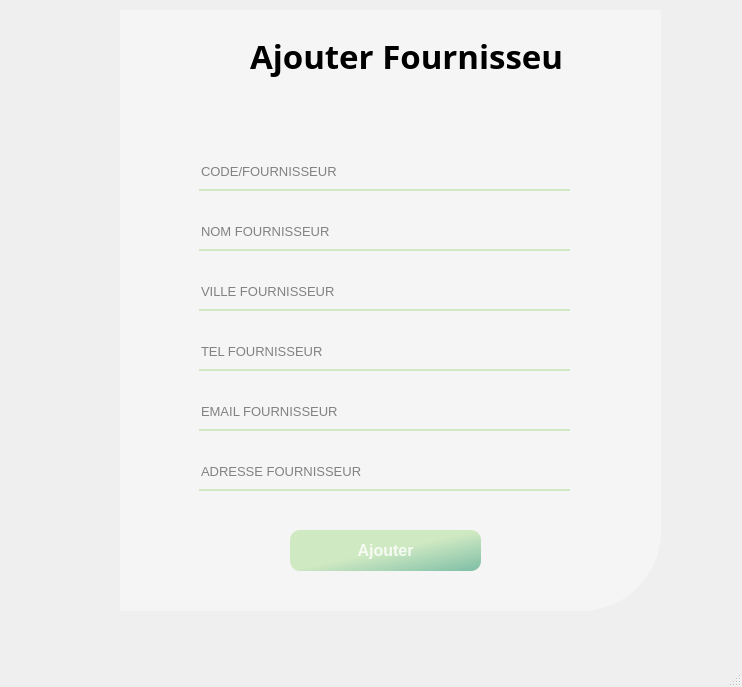
<?xml version="1.0" encoding="UTF-8"?>
<ui version="4.0">
 <class>MainWindow</class>
 <widget class="QMainWindow" name="MainWindow">
  <property name="geometry">
   <rect>
    <x>0</x>
    <y>0</y>
    <width>742</width>
    <height>687</height>
   </rect>
  </property>
  <property name="windowTitle">
   <string>MainWindow</string>
  </property>
  <widget class="QWidget" name="centralwidget">
   <widget class="QWidget" name="widget_2" native="true">
    <property name="geometry">
     <rect>
      <x>120</x>
      <y>10</y>
      <width>541</width>
      <height>601</height>
     </rect>
    </property>
    <property name="styleSheet">
     <string notr="true">background-color: rgb(245, 245, 245);
border-bottom-right-radius: 80px;</string>
    </property>
    <widget class="QLineEdit" name="lineEdit_2">
     <property name="geometry">
      <rect>
       <x>79</x>
       <y>150</y>
       <width>371</width>
       <height>31</height>
      </rect>
     </property>
     <property name="font">
      <font>
       <pointsize>10</pointsize>
      </font>
     </property>
     <property name="styleSheet">
      <string notr="true">background-color: rgb(245, 245, 245);
border:none;
border-bottom:1.5px solid #CFE9C2;
color:rgba(0,0,0,240);
padding-bottom:7px;</string>
     </property>
     <property name="text">
      <string/>
     </property>
     <property name="placeholderText">
      <string>CODE/FOURNISSEUR</string>
     </property>
    </widget>
    <widget class="QLineEdit" name="lineEdit_3">
     <property name="geometry">
      <rect>
       <x>79</x>
       <y>210</y>
       <width>371</width>
       <height>31</height>
      </rect>
     </property>
     <property name="font">
      <font>
       <pointsize>10</pointsize>
      </font>
     </property>
     <property name="styleSheet">
      <string notr="true">background-color: rgb(245, 245, 245);
border:none;
border-bottom:1.5px solid #CFE9C2;
color:rgba(0,0,0,240);
padding-bottom:7px;</string>
     </property>
     <property name="text">
      <string/>
     </property>
     <property name="echoMode">
      <enum>QLineEdit::Normal</enum>
     </property>
     <property name="placeholderText">
      <string>NOM FOURNISSEUR</string>
     </property>
    </widget>
    <widget class="QPushButton" name="pushButton">
     <property name="geometry">
      <rect>
       <x>170</x>
       <y>520</y>
       <width>191</width>
       <height>41</height>
      </rect>
     </property>
     <property name="font">
      <font>
       <pointsize>12</pointsize>
       <weight>75</weight>
       <bold>true</bold>
      </font>
     </property>
     <property name="styleSheet">
      <string notr="true">QPushButton#pushButton{
	background-color: qlineargradient(spread:pad, x1:2, y1:1, x2:1, y2:0, stop:0 rgba(11, 131, 120, 219), stop:1   #CFE9C2);
	color:rgba(255, 255, 255, 210);
	border-radius:10px;
}
QPushButton#pushButton:hover{
	background-color: qlineargradient(spread:pad, x1:2, y1:1, x2:1, y2:0, stop:0 #CFE9C2, stop:1 rgba(11, 131, 120, 219));
}
QPushButton#pushButton:pressed{
	padding-left:2px;
	padding-top:2px;
	background-color: qlineargradient(spread:pad, x1:0, y1:0.505682, x2:1, y2:0.477, stop:0   #CFE9C2, stop:1 rgba(11, 131, 120, 219));
}</string>
     </property>
     <property name="text">
      <string>Ajouter</string>
     </property>
    </widget>
    <widget class="QLabel" name="label_6">
     <property name="geometry">
      <rect>
       <x>130</x>
       <y>20</y>
       <width>311</width>
       <height>51</height>
      </rect>
     </property>
     <property name="font">
      <font>
       <family>Vladimir Script</family>
       <pointsize>25</pointsize>
       <weight>75</weight>
       <bold>true</bold>
      </font>
     </property>
     <property name="text">
      <string>Ajouter Fournisseur</string>
     </property>
    </widget>
    <widget class="QPushButton" name="pushButton_2">
     <property name="geometry">
      <rect>
       <x>490</x>
       <y>10</y>
       <width>50</width>
       <height>28</height>
      </rect>
     </property>
     <property name="text">
      <string/>
     </property>
     <property name="icon">
      <iconset>
       <normaloff>icons/icons8-fermer-la-fenêtre-50.png</normaloff>icons/icons8-fermer-la-fenêtre-50.png</iconset>
     </property>
     <property name="iconSize">
      <size>
       <width>30</width>
       <height>30</height>
      </size>
     </property>
    </widget>
    <widget class="QLineEdit" name="lineEdit_4">
     <property name="geometry">
      <rect>
       <x>79</x>
       <y>270</y>
       <width>371</width>
       <height>31</height>
      </rect>
     </property>
     <property name="font">
      <font>
       <pointsize>10</pointsize>
      </font>
     </property>
     <property name="styleSheet">
      <string notr="true">background-color: rgb(245, 245, 245);
border:none;
border-bottom:1.5px solid #CFE9C2;
color:rgba(0,0,0,240);
padding-bottom:7px;</string>
     </property>
     <property name="text">
      <string/>
     </property>
     <property name="placeholderText">
      <string>VILLE FOURNISSEUR</string>
     </property>
    </widget>
    <widget class="QLineEdit" name="lineEdit_5">
     <property name="geometry">
      <rect>
       <x>79</x>
       <y>330</y>
       <width>371</width>
       <height>31</height>
      </rect>
     </property>
     <property name="font">
      <font>
       <pointsize>10</pointsize>
      </font>
     </property>
     <property name="styleSheet">
      <string notr="true">background-color: rgb(245, 245, 245);
border:none;
border-bottom:1.5px solid #CFE9C2;
color:rgba(0,0,0,240);
padding-bottom:7px;</string>
     </property>
     <property name="text">
      <string/>
     </property>
     <property name="placeholderText">
      <string>TEL FOURNISSEUR</string>
     </property>
    </widget>
    <widget class="QLineEdit" name="lineEdit_6">
     <property name="geometry">
      <rect>
       <x>79</x>
       <y>390</y>
       <width>371</width>
       <height>31</height>
      </rect>
     </property>
     <property name="font">
      <font>
       <pointsize>10</pointsize>
      </font>
     </property>
     <property name="styleSheet">
      <string notr="true">background-color: rgb(245, 245, 245);
border:none;
border-bottom:1.5px solid #CFE9C2;
color:rgba(0,0,0,240);
padding-bottom:7px;</string>
     </property>
     <property name="text">
      <string/>
     </property>
     <property name="placeholderText">
      <string>EMAIL FOURNISSEUR</string>
     </property>
    </widget>
    <widget class="QLineEdit" name="lineEdit_12">
     <property name="geometry">
      <rect>
       <x>79</x>
       <y>450</y>
       <width>371</width>
       <height>31</height>
      </rect>
     </property>
     <property name="font">
      <font>
       <pointsize>10</pointsize>
      </font>
     </property>
     <property name="styleSheet">
      <string notr="true">background-color: rgb(245, 245, 245);
border:none;
border-bottom:1.5px solid #CFE9C2;
color:rgba(0,0,0,240);
padding-bottom:7px;</string>
     </property>
     <property name="text">
      <string/>
     </property>
     <property name="placeholderText">
      <string>ADRESSE FOURNISSEUR</string>
     </property>
    </widget>
   </widget>
  </widget>
  <widget class="QMenuBar" name="menubar">
   <property name="geometry">
    <rect>
     <x>0</x>
     <y>0</y>
     <width>742</width>
     <height>26</height>
    </rect>
   </property>
  </widget>
  <widget class="QStatusBar" name="statusbar"/>
 </widget>
 <resources/>
 <connections/>
</ui>
